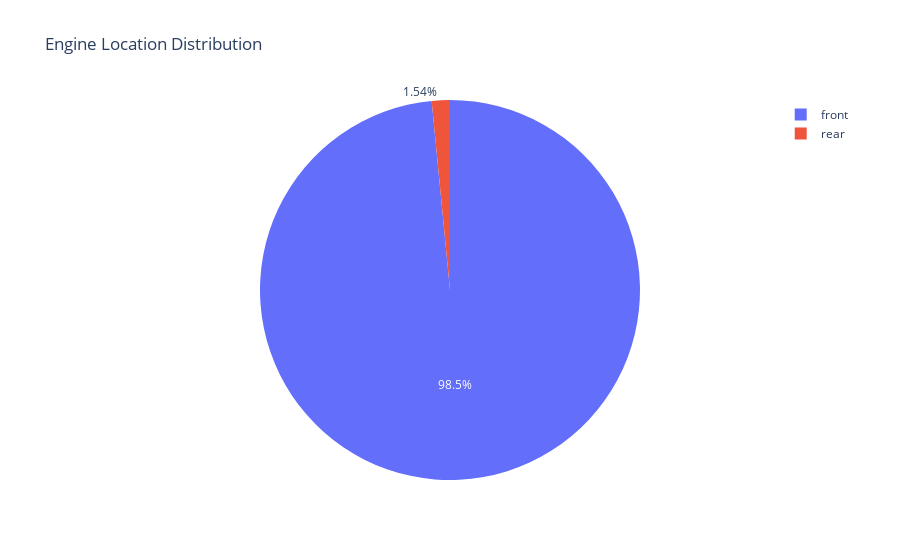

Notebook source saved alongside this figure:
### Code cell
engine_location_counts = df['engine-location'].value_counts()
fig = px.pie(names=engine_location_counts.index, values=engine_location_counts, title='Engine Location Distribution')
fig.show()

### Figure 1 — Plotly figure (JSON) as saved in the notebook; plotly's stock layout.template omitted (floating-point values rounded to 4 significant figures)
{"data": [{"domain": {"x": [0, 1], "y": [0, 1]}, "hovertemplate": "label=%{label}<br>value=%{value}<extra></extra>", "labels": ["front", "rear"], "legendgroup": "", "name": "", "showlegend": true, "type": "pie", "values": [192, 3]}], "layout": {"legend": {"tracegroupgap": 0}, "title": {"text": "Engine Location Distribution"}}}
